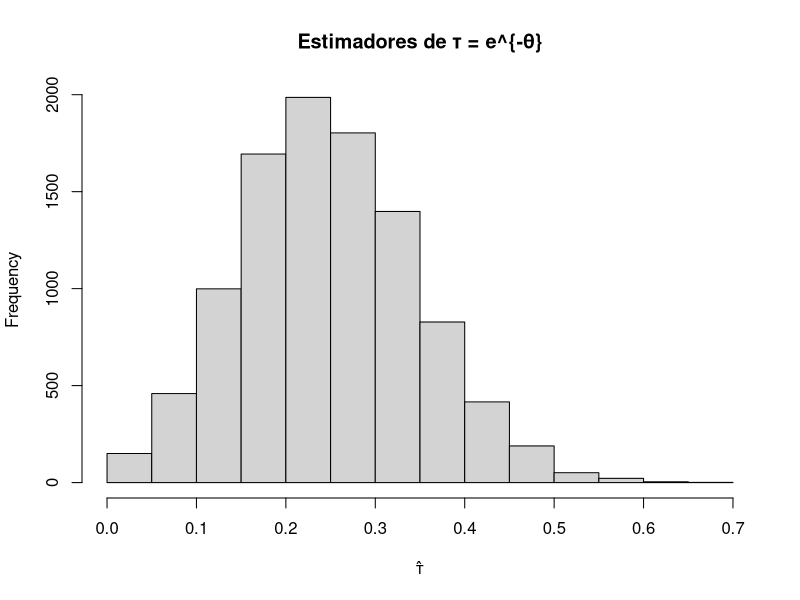

The R script that drew this image:
## ---- chunk 1
#Empezamos limpiando nuestro ambiente
rm(list = ls(all.names = TRUE))


# Configuración global de los bloques de código (chunk's)
knitr::opts_chunk$set(
	echo = FALSE,
	fig.align = "center",
	fig.dim = c(5.0, 4.0),
	fig.pos = "H",
#Agregamos configuraciones para evitar mensajes de advertencias y de errores en el archivo
	message = FALSE,
	warning = FALSE,
	error = F
)



# Librerias
library(dplyr)      # Para el manejo de datos
library(tidyr)
library(tibble)    # Manejo de df
library(ggplot2)    # Para realizar gráficas
library(kableExtra) # Para un mejor manejo de tablas
library(knitr)
library(purrr)      # Para la función map y map2

library(boot)       # Para el bootstrap

#Definimos la semilla para la reproducibilidad
set.seed(1234)

## ---- chunk 2
theta <- 1.3
n <- 20
B <- 10000

vector_tau <- numeric(B)

for (i in 1:B) {
  datos <- rpois(n, lambda = theta)
  vector_tau[i] <- mean(datos == 0)  # Estimador insesgado para e^{-θ}
}

Esperanza_tau <- mean(vector_tau)
Varianza_tau <- var(vector_tau)

# Mostrar resultados
Esperanza_tau
Varianza_tau

# Histograma
hist(vector_tau, main = "Estimadores de τ = e^{-θ}", xlab = "τ̂")





## ---- chunk 3
datosb <- c(1, 2, 0, 0, 1, 1, 0, 1, 0, 1, 0, 0, 1, 1, 0, 1, 1, 1, 1, 0, 0)
